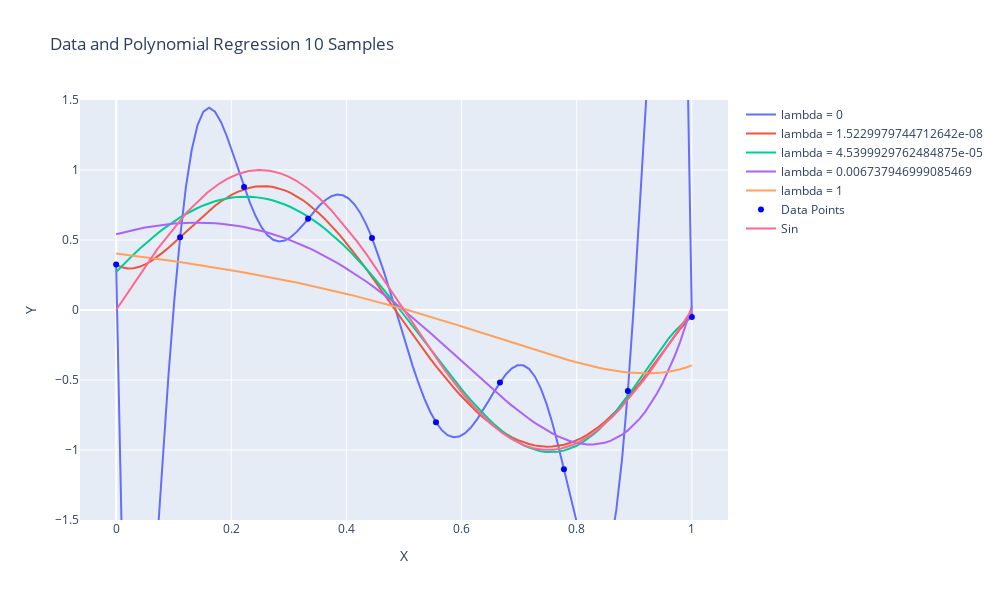

The notebook cell this image was saved under:
### Code cell
# lambda = 0
DEGREE = 9
lamda_list = [0, math.e**(-18), math.e**(-10), math.e**(-5), 1]
label_list = [f'lambda = {lamda}' for lamda in lamda_list]
w_list = []
for lamda in lamda_list:
    x_feature_matrix = generate_feature_matrix(x, DEGREE)
    w = normalEquation_ridge(x_feature_matrix, y, lamda)
    w_list.append(w)

fig = model_plot(x, y, w_list, label_list)

# sin graph
x_sin = np.linspace(0, 1, 10000)
data = go.Scatter(x=x_sin, y=np.sin(2*x_sin*math.pi),mode='lines', name='Sin')
fig.add_trace(data)
fig.show()
